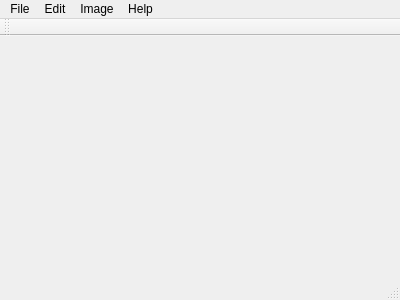
<?xml version="1.0" encoding="UTF-8"?>
<ui version="4.0">
 <class>MainWindow</class>
 <widget class="QMainWindow" name="MainWindow">
  <property name="geometry">
   <rect>
    <x>0</x>
    <y>0</y>
    <width>400</width>
    <height>300</height>
   </rect>
  </property>
  <property name="windowTitle">
   <string>MainWindow</string>
  </property>
  <widget class="QWidget" name="centralWidget"/>
  <widget class="QMenuBar" name="menuBar">
   <property name="geometry">
    <rect>
     <x>0</x>
     <y>0</y>
     <width>400</width>
     <height>21</height>
    </rect>
   </property>
   <widget class="QMenu" name="menuFile">
    <property name="title">
     <string>File</string>
    </property>
    <addaction name="actionNew"/>
    <addaction name="actionOpen_2"/>
    <addaction name="actionClose"/>
    <addaction name="actionSave"/>
    <addaction name="actionSave_As"/>
    <addaction name="separator"/>
    <addaction name="actionQuit_3"/>
   </widget>
   <widget class="QMenu" name="menuEdit">
    <property name="title">
     <string>Edit</string>
    </property>
    <addaction name="actionAdd_photo"/>
    <addaction name="actionDelete_photo"/>
    <addaction name="separator"/>
    <addaction name="actionEdit_description"/>
    <addaction name="separator"/>
    <addaction name="actionPage_forward"/>
    <addaction name="actionPage_backward"/>
    <addaction name="separator"/>
    <addaction name="actionMove_forward"/>
    <addaction name="actionMove_backward"/>
   </widget>
   <widget class="QMenu" name="menuImage">
    <property name="title">
     <string>Image</string>
    </property>
    <widget class="QMenu" name="menuBalance">
     <property name="title">
      <string>Balance</string>
     </property>
     <addaction name="actionContrast"/>
     <addaction name="actionBrightness"/>
    </widget>
    <addaction name="actionCrop"/>
    <addaction name="actionResize"/>
    <addaction name="menuBalance"/>
   </widget>
   <widget class="QMenu" name="menuHelp">
    <property name="title">
     <string>Help</string>
    </property>
    <addaction name="actionUsage"/>
    <addaction name="actionAbout"/>
   </widget>
   <addaction name="menuFile"/>
   <addaction name="menuEdit"/>
   <addaction name="menuImage"/>
   <addaction name="menuHelp"/>
  </widget>
  <widget class="QToolBar" name="mainToolBar">
   <attribute name="toolBarArea">
    <enum>TopToolBarArea</enum>
   </attribute>
   <attribute name="toolBarBreak">
    <bool>false</bool>
   </attribute>
  </widget>
  <widget class="QStatusBar" name="statusBar"/>
  <action name="actionOpen">
   <property name="text">
    <string>Open</string>
   </property>
  </action>
  <action name="actionPrint">
   <property name="text">
    <string>Print</string>
   </property>
  </action>
  <action name="actionQuit">
   <property name="text">
    <string>Quit</string>
   </property>
  </action>
  <action name="actionQuit_2">
   <property name="text">
    <string>Quit</string>
   </property>
  </action>
  <action name="actionNew">
   <property name="text">
    <string>New</string>
   </property>
  </action>
  <action name="actionOpen_2">
   <property name="text">
    <string>Open</string>
   </property>
  </action>
  <action name="actionClose">
   <property name="text">
    <string>Close</string>
   </property>
  </action>
  <action name="actionSave">
   <property name="text">
    <string>Save</string>
   </property>
  </action>
  <action name="actionSave_As">
   <property name="text">
    <string>Save As</string>
   </property>
  </action>
  <action name="actionQuit_3">
   <property name="text">
    <string>Quit</string>
   </property>
  </action>
  <action name="actionAdd_photo">
   <property name="text">
    <string>Add photo</string>
   </property>
  </action>
  <action name="actionDelete_photo">
   <property name="text">
    <string>Delete photo</string>
   </property>
  </action>
  <action name="actionEdit_description">
   <property name="text">
    <string>Edit description</string>
   </property>
  </action>
  <action name="actionPage_forward">
   <property name="text">
    <string>Page forward</string>
   </property>
  </action>
  <action name="actionPage_backward">
   <property name="text">
    <string>Page backward</string>
   </property>
  </action>
  <action name="actionMove_forward">
   <property name="text">
    <string>Move forward</string>
   </property>
  </action>
  <action name="actionMove_backward">
   <property name="text">
    <string>Move backward</string>
   </property>
  </action>
  <action name="actionCrop">
   <property name="text">
    <string>Crop</string>
   </property>
  </action>
  <action name="actionResize">
   <property name="text">
    <string>Resize</string>
   </property>
  </action>
  <action name="actionUsage">
   <property name="text">
    <string>Usage</string>
   </property>
  </action>
  <action name="actionAbout">
   <property name="text">
    <string>About</string>
   </property>
  </action>
  <action name="actionContrast">
   <property name="text">
    <string>contrast</string>
   </property>
  </action>
  <action name="actionBrightness">
   <property name="text">
    <string>brightness</string>
   </property>
  </action>
 </widget>
 <layoutdefault spacing="6" margin="11"/>
 <resources/>
 <connections/>
</ui>
